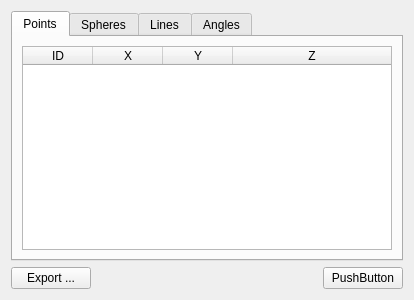
<?xml version="1.0" encoding="UTF-8"?>
<ui version="4.0">
 <class>AnnotationsWidget</class>
 <widget class="QWidget" name="AnnotationsWidget">
  <property name="geometry">
   <rect>
    <x>0</x>
    <y>0</y>
    <width>414</width>
    <height>300</height>
   </rect>
  </property>
  <property name="windowTitle">
   <string>Form</string>
  </property>
  <layout class="QVBoxLayout" name="verticalLayout">
   <item>
    <widget class="QTabWidget" name="annotationTabWidget">
     <property name="currentIndex">
      <number>0</number>
     </property>
     <widget class="QWidget" name="pointsTab">
      <attribute name="title">
       <string>Points</string>
      </attribute>
      <layout class="QVBoxLayout" name="verticalLayout_2">
       <item>
        <widget class="QTableWidget" name="tableWidget">
         <attribute name="horizontalHeaderDefaultSectionSize">
          <number>70</number>
         </attribute>
         <attribute name="horizontalHeaderStretchLastSection">
          <bool>true</bool>
         </attribute>
         <column>
          <property name="text">
           <string>ID</string>
          </property>
         </column>
         <column>
          <property name="text">
           <string>X</string>
          </property>
         </column>
         <column>
          <property name="text">
           <string>Y</string>
          </property>
         </column>
         <column>
          <property name="text">
           <string>Z</string>
          </property>
         </column>
        </widget>
       </item>
      </layout>
     </widget>
     <widget class="QWidget" name="spheresTab">
      <attribute name="title">
       <string>Spheres</string>
      </attribute>
      <layout class="QVBoxLayout" name="verticalLayout_3">
       <item>
        <widget class="QTableWidget" name="tableWidget_2">
         <attribute name="horizontalHeaderDefaultSectionSize">
          <number>70</number>
         </attribute>
         <attribute name="horizontalHeaderStretchLastSection">
          <bool>true</bool>
         </attribute>
         <column>
          <property name="text">
           <string>ID</string>
          </property>
         </column>
         <column>
          <property name="text">
           <string>Radius</string>
          </property>
         </column>
         <column>
          <property name="text">
           <string>X</string>
          </property>
         </column>
         <column>
          <property name="text">
           <string>Z</string>
          </property>
         </column>
        </widget>
       </item>
      </layout>
     </widget>
     <widget class="QWidget" name="linesTab">
      <attribute name="title">
       <string>Lines</string>
      </attribute>
      <layout class="QVBoxLayout" name="verticalLayout_4">
       <item>
        <widget class="QTableWidget" name="tableWidget_3">
         <attribute name="horizontalHeaderDefaultSectionSize">
          <number>60</number>
         </attribute>
         <attribute name="horizontalHeaderStretchLastSection">
          <bool>true</bool>
         </attribute>
         <column>
          <property name="text">
           <string>ID</string>
          </property>
         </column>
         <column>
          <property name="text">
           <string>Length</string>
          </property>
         </column>
         <column>
          <property name="text">
           <string>X1</string>
          </property>
         </column>
         <column>
          <property name="text">
           <string>Y1</string>
          </property>
         </column>
         <column>
          <property name="text">
           <string>Z1</string>
          </property>
         </column>
         <column>
          <property name="text">
           <string>X2</string>
          </property>
         </column>
         <column>
          <property name="text">
           <string>Y2</string>
          </property>
         </column>
         <column>
          <property name="text">
           <string>Z2</string>
          </property>
         </column>
        </widget>
       </item>
      </layout>
     </widget>
     <widget class="QWidget" name="anglesTab">
      <attribute name="title">
       <string>Angles</string>
      </attribute>
      <layout class="QVBoxLayout" name="verticalLayout_5">
       <item>
        <widget class="QTableWidget" name="tableWidget_4">
         <column>
          <property name="text">
           <string>ID</string>
          </property>
         </column>
         <column>
          <property name="text">
           <string>Angle (rad)</string>
          </property>
         </column>
         <column>
          <property name="text">
           <string>Angle (deg)</string>
          </property>
         </column>
        </widget>
       </item>
      </layout>
     </widget>
    </widget>
   </item>
   <item>
    <layout class="QHBoxLayout" name="horizontalLayout">
     <item>
      <widget class="QPushButton" name="pushButton_2">
       <property name="text">
        <string>Export ...</string>
       </property>
      </widget>
     </item>
     <item>
      <spacer name="horizontalSpacer">
       <property name="orientation">
        <enum>Qt::Horizontal</enum>
       </property>
       <property name="sizeHint" stdset="0">
        <size>
         <width>40</width>
         <height>20</height>
        </size>
       </property>
      </spacer>
     </item>
     <item>
      <widget class="QPushButton" name="pushButton">
       <property name="text">
        <string>PushButton</string>
       </property>
      </widget>
     </item>
    </layout>
   </item>
  </layout>
 </widget>
 <resources/>
 <connections/>
</ui>
